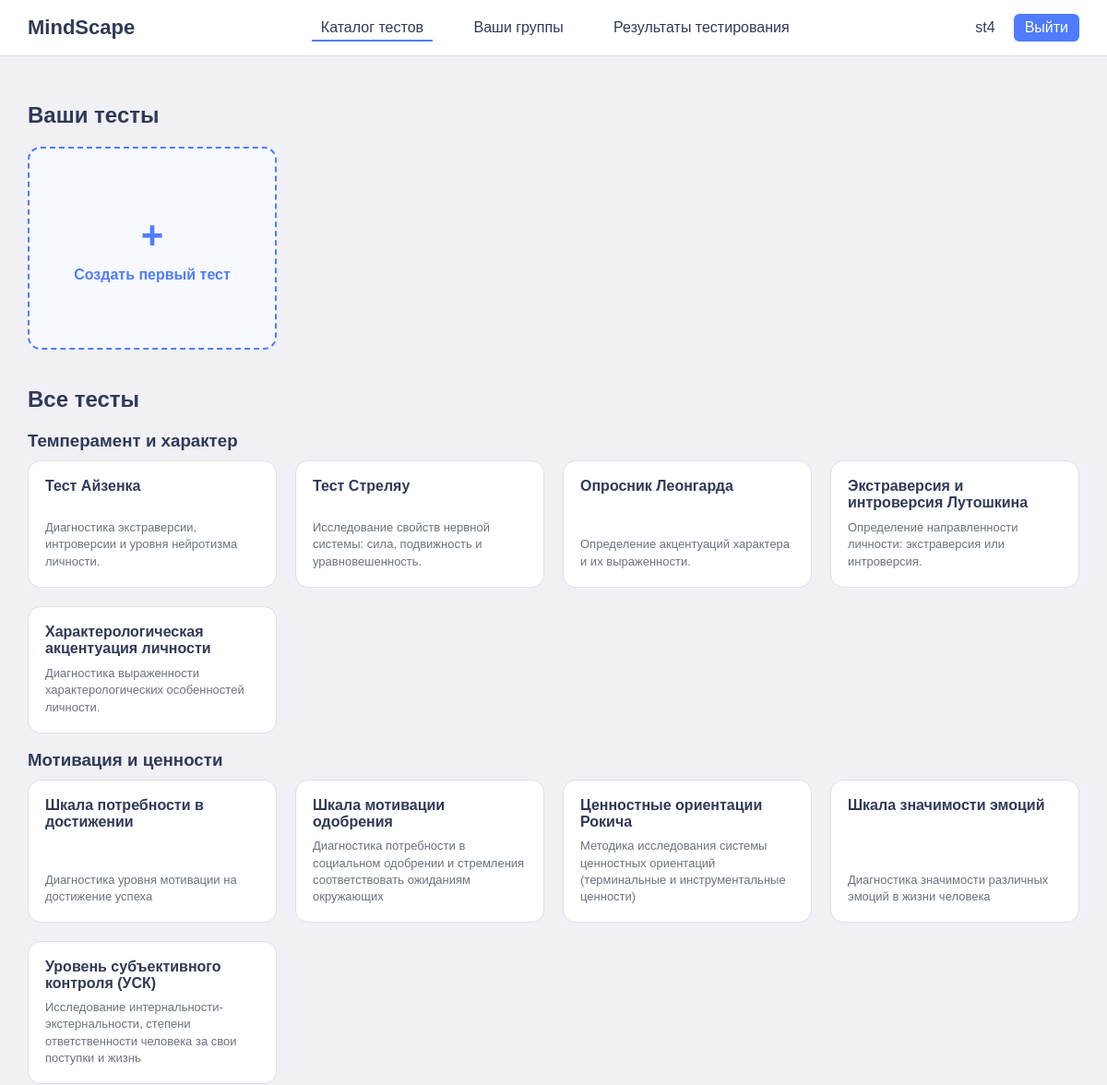
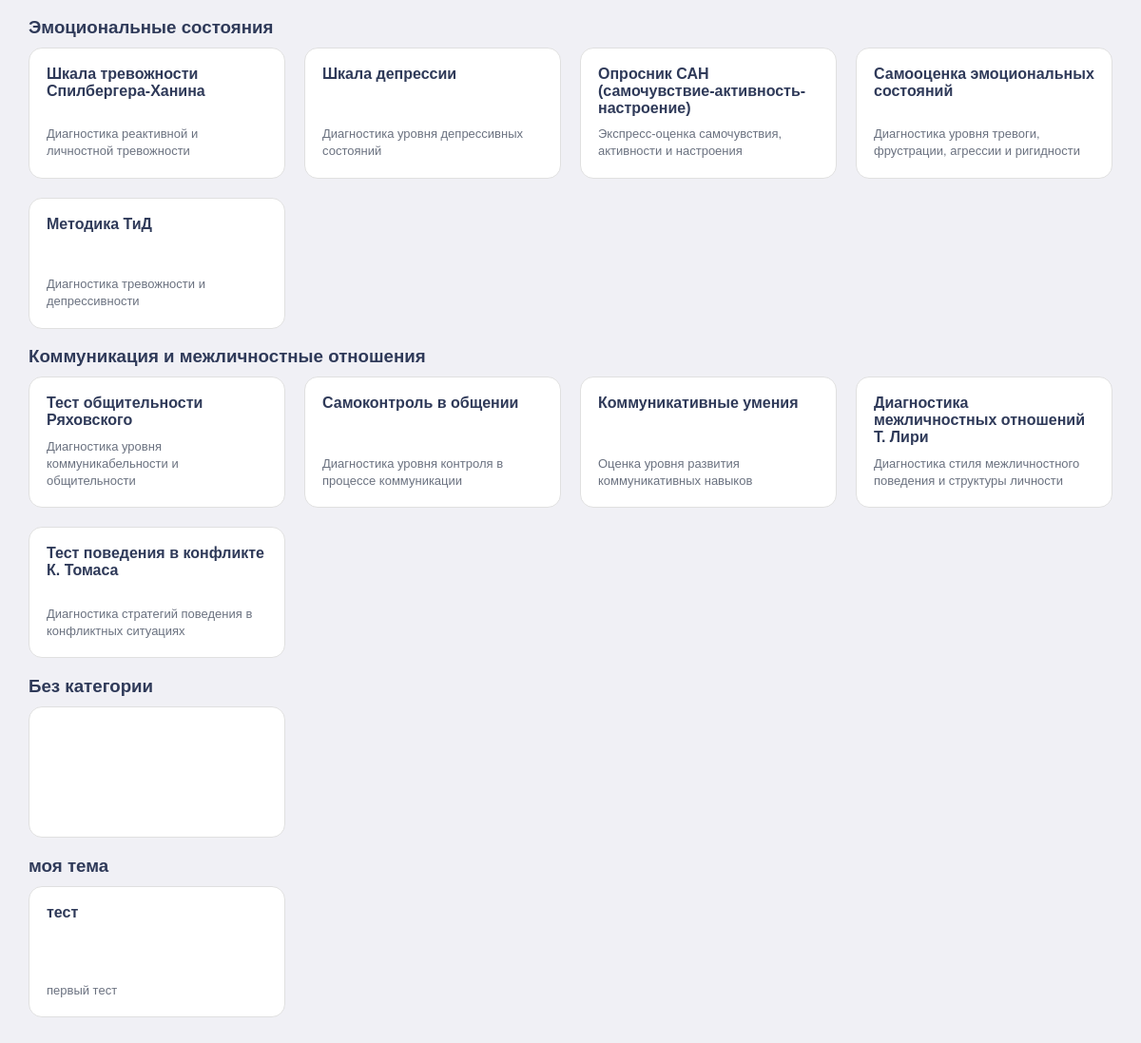
The page /teacher/teach (signed in) on the database its author committed (2 pictures, top to bottom).
### tables this page shows
CREATE TABLE "tests" (
	"id"	INTEGER,
	"topic"	TEXT NOT NULL,
	"title"	TEXT NOT NULL,
	"is_active"	INTEGER DEFAULT 1,
	"description"	TEXT, visualization_type TEXT, author_id INTEGER, instruction TEXT,
	PRIMARY KEY("id" AUTOINCREMENT)
);

### app.py (the view)
@app.route('/teacher/teach')
def teach():
    if 'user_id' not in session:
        return redirect('/auth')
    conn = sqlite3.connect('database.db')
    conn.row_factory = sqlite3.Row
    cursor = conn.cursor()
    user_id = session['user_id']
    cursor.execute("""
        SELECT id, title, description, topic
        FROM tests
        WHERE author_id = ?
        AND is_active = 1
    """, (user_id,))
    teacher_tests = cursor.fetchall()
    cursor.execute("""
        SELECT id, title, description, topic
        FROM tests
        WHERE is_active = 1
    """)
    all_tests_raw = cursor.fetchall()
    conn.close()
    all_tests = {}
    for test in all_tests_raw:
        topic = test['topic'] or "Без категории"
        if topic not in all_tests:
            all_tests[topic] = []
        all_tests[topic].append(test)
    return render_template(
        "teacher/teach.html",
        username=session['username'],
        teacher_tests=teacher_tests,
        tests=all_tests
    )

### templates/teacher/teach.html (shortened to what this page needs)
<!DOCTYPE html>
<html lang="ru">
<head>
    <link rel="stylesheet" href="{{ url_for('static', filename='style/main.css') }}">
</head>
<body>
<header class="header">
    <div class="logo">MindScape</div>
    <nav class="nav">
        <a href="/teacher/teach" class="active">Каталог тестов</a>
        <a href="/teacher/groups">Ваши группы</a>
        <a href="/teacher/group_results">Результаты тестирования</a>
    </nav>
    <div class="user-panel">
        <span class="username">{{ username }}</span>
        <a href="/logout" class="logout">Выйти</a>
    </div>
</header>
<main>
    <h2>Ваши тесты</h2>
    <div class="tests">
    {% if teacher_tests %}
        <a href="/teacher/create_test_page" class="test-card create-card">
            <div class="plus">+</div>
            <div class="create-text">Создать тест</div>
        </a>
        <!-- {% for test in teacher_tests %}
            div class="test-card">
                <a href="/test/{{ test.id }}" class="test-link"></a>
                <div class="test-title">{{ test.title }}</div>
                <div class="test-topic">{{ test.topic }}</div>
                <div class="test-desc">{{ test.description }}</div>
                <div class="test-actions">
                    <a href="/teacher/edit_test/{{ test.id }}" class="btn edit-btn">✏️</a>
                    <a href="/teacher/delete_test/{{ test.id }}" class="btn delete-btn">🗑</a>
                </div>
            </div>
        {% endfor %} -->
        {% for test in teacher_tests %}
<div class="test-card teacher-card">
    <a href="/test/{{ test.id }}" class="test-link"></a>
    <a href="/teacher/delete_test/{{ test.id }}"
       class="delete-icon"
       onclick="return confirm('Удалить тест?')">
        ×
    </a>
    <div class="test-title">{{ test.title }}</div>
    <div class="test-topic">{{ test.topic }}</div>
    <div class="test-desc">{{ test.description }}</div>
    <div class="test-actions">
        <a href="/teacher/edit_test/{{ test.id }}"
           class="edit-btn">
            Редактировать
        </a>
    </div>
</div>
{% endfor %}
    {% else %}
        <a href="/teacher/create_test_page" class="test-card create-card">
            <div class="plus">+</div>
            <div class="create-text">Создать первый тест</div>
        </a>
    {% endif %}
    </div>
    <h2 style="margin-top: 40px;">Все тесты</h2>
    {% for topic, test_list in tests.items() %}
        <div class="category">
            <h3>{{ topic }}</h3>
            <div class="tests">
                {% for test in test_list %}
                    <a href="/test/{{ test.id }}" class="test-card">
                        <div class="test-title">{{ test.title }}</div>
                        <div class="test-desc">{{ test.description }}</div>
                    </a>
                {% endfor %}
            </div>
        </div>
    {% endfor %}
</main>
</body>
</html>

### static/style/main.css (style rules this page uses)
body { font-family: Arial, sans-serif; margin: 0; background: #F0F0F5; color: #2F3A59; }
.header { background: white; display: flex; justify-content: space-between; align-items: center; padding: 15px 30px; border-bottom: 1px solid #ddd; }
.logo { font-size: 22px; font-weight: bold; }
.nav a { margin: 0 15px; text-decoration: none; color: #2F3A59; padding: 5px 10px; border-bottom: 2px solid transparent; transition: border-color 0.2s; }
.nav a.active { border-bottom: 2px solid #4F7CFE; }
.user-panel { display: flex; align-items: center; gap: 10px; }
.user-panel button, .logout { background: #4F7CFE; color: white; border: none; padding: 6px 12px; border-radius: 6px; cursor: pointer; text-decoration: none; }
.username { margin-right: 10px; }
main { padding: 30px; }
.category h3 { margin-bottom: 10px; }
.tests { display: grid; grid-template-columns: repeat(4, 1fr); gap: 20px; }
.test-card { background: white; border: 1px solid #e0e0e0; padding: 18px; border-radius: 14px; text-decoration: none; color: #2F3A59; display: flex; flex-direction: column; justify-content: space-between; min-height: 100px; transition: all 0.2s ease; }
.test-title { font-weight: bold; font-size: 16px; margin-bottom: 8px; }
.test-desc { font-size: 13px; color: #6b7280; line-height: 1.4; }
.plus { font-size: 40px; color: #4F7CFE; margin-bottom: 5px; }
.create-text { font-size: 14px; color: #4F7CFE; }
.create-card { min-height: 100px; }
.create-card { display:flex; flex-direction:column; justify-content:center; align-items:center; text-align:center; border:2px dashed #4F7CFE; background:#f7f9ff; min-height:180px; }
.plus { font-size:42px; font-weight:700; color:#4F7CFE; margin-bottom:10px; }
.create-text { font-size:16px; font-weight:600; color:#4F7CFE; }
.create-card .plus, .create-card .create-text { position:relative; z-index:2; }

### rows shown on the page
tests: topic "Темперамент и характер", title "Тест Айзенка", description "Диагностика экстраверсии, интроверсии и уровня нейротизма личности."
tests: title "Тест Стреляу", description "Исследование свойств нервной системы: сила, подвижность и уравновешенность."
tests: title "Опросник Леонгарда", description "Определение акцентуаций характера и их выраженности."
tests: title "Экстраверсия и интроверсия Лутошкина", description "Определение направленности личности: экстраверсия или интроверсия."
tests: title "Характерологическая акцентуация личности", description "Диагностика выраженности характерологических особенностей личности."
tests: topic "Мотивация и ценности", title "Шкала потребности в достижении", description "Диагностика уровня мотивации на достижение успеха"
tests: title "Шкала мотивации одобрения", description "Диагностика потребности в социальном одобрении и стремления соответствовать ожиданиям окружающих"
tests: title "Ценностные ориентации Рокича", description "Методика исследования системы ценностных ориентаций (терминальные и инструментальные ценности)"
tests: title "Шкала значимости эмоций", description "Диагностика значимости различных эмоций в жизни человека"
tests: title "Уровень субъективного контроля (УСК)", description "Исследование интернальности-экстернальности, степени ответственности человека за свои поступки и жизнь"
tests: topic "Эмоциональные состояния", title "Шкала тревожности Спилбергера-Ханина", description "Диагностика реактивной и личностной тревожности"
tests: title "Шкала депрессии", description "Диагностика уровня депрессивных состояний"
tests: title "Опросник САН (самочувствие-активность-настроение)", description "Экспресс-оценка самочувствия, активности и настроения"
tests: title "Самооценка эмоциональных состояний", description "Диагностика уровня тревоги, фрустрации, агрессии и ригидности"
tests: title "Методика ТиД", description "Диагностика тревожности и депрессивности"
tests: topic "Коммуникация и межличностные отношения", title "Тест общительности Ряховского", description "Диагностика уровня коммуникабельности и общительности"
tests: title "Самоконтроль в общении", description "Диагностика уровня контроля в процессе коммуникации"
tests: title "Коммуникативные умения", description "Оценка уровня развития коммуникативных навыков"
tests: title "Диагностика межличностных отношений Т. Лири", description "Диагностика стиля межличностного поведения и структуры личности"
tests: title "Тест поведения в конфликте К. Томаса", description "Диагностика стратегий поведения в конфликтных ситуациях"
tests: topic "моя тема", title "тест", description "первый тест"

### other values the page prints
{{ username }} "st4"
{{ topic }} "Без категории"
